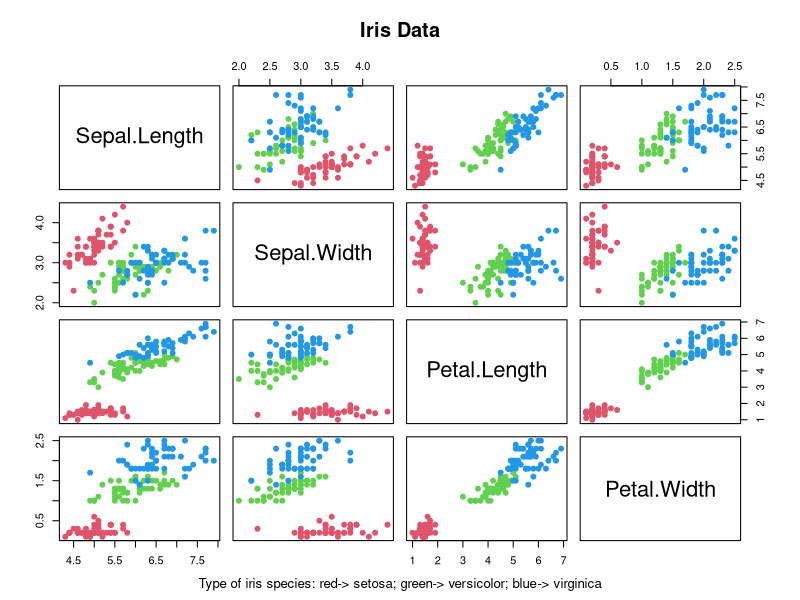
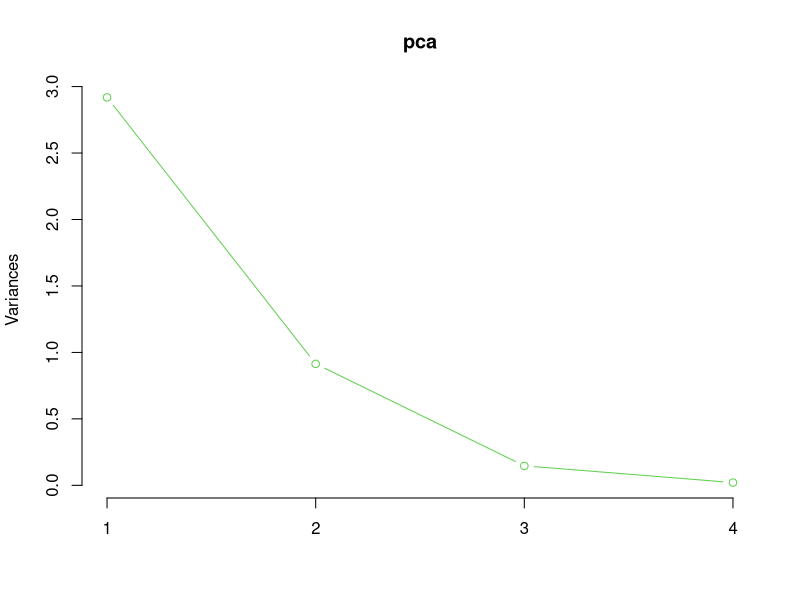
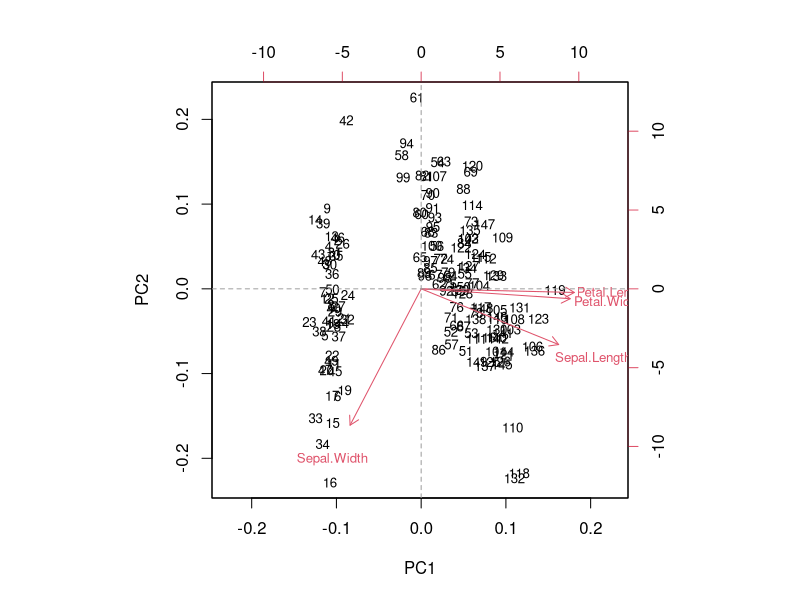

Generate these figures, in order, with R:
#this script will use Fisher's iris dataset to perform Principal Components analysis and its diagnostics

#loading the data
data(iris)

#inspecting the data
str(iris); summary(iris[1:4])
pairs(iris[1:4],main="Iris Data", pch=19, col=as.numeric(iris$Species)+1)
mtext("Type of iris species: red-> setosa; green-> versicolor; blue-> virginica", 1, line=3.7,cex=.8)

#To examine variability of all numeric variables
sapply(iris[1:4],var)
range(sapply(iris[1:4],var))


# maybe this range of variability is big in this context.
#Thus, we will use the correlation matrix
#For this, we must standardize our variables with scale() function:
iris.stand <- as.data.frame(scale(iris[,1:4]))
sapply(iris.stand,sd) #now, standard deviations are 1


#If we use prcomp() function, we indicate 'scale=TRUE' to use correlation matrix
pca <- prcomp(iris.stand,scale=T)

#it is just the same that: prcomp(iris[,1:4],scale=T) and prcomp(iris.stand)
#similar with princomp(): princomp(iris.stand, cor=T)

pca
summary(pca)
#This gives us the standard deviation of each component, and the proportion of variance explained by each component.
#The standard deviation is stored in (see 'str(pca)'):

pca$sdev

#plot of variance of each PCA.
#It will be useful to decide how many principal components should be retained.
screeplot(pca, type="lines",col=3)

#The loadings for the principal components are stored in:
pca$rotation # with princomp(): pca$loadings

#biplot of first two principal components
biplot(pca,cex=0.8)
abline(h = 0, v = 0, lty = 2, col = 8)

